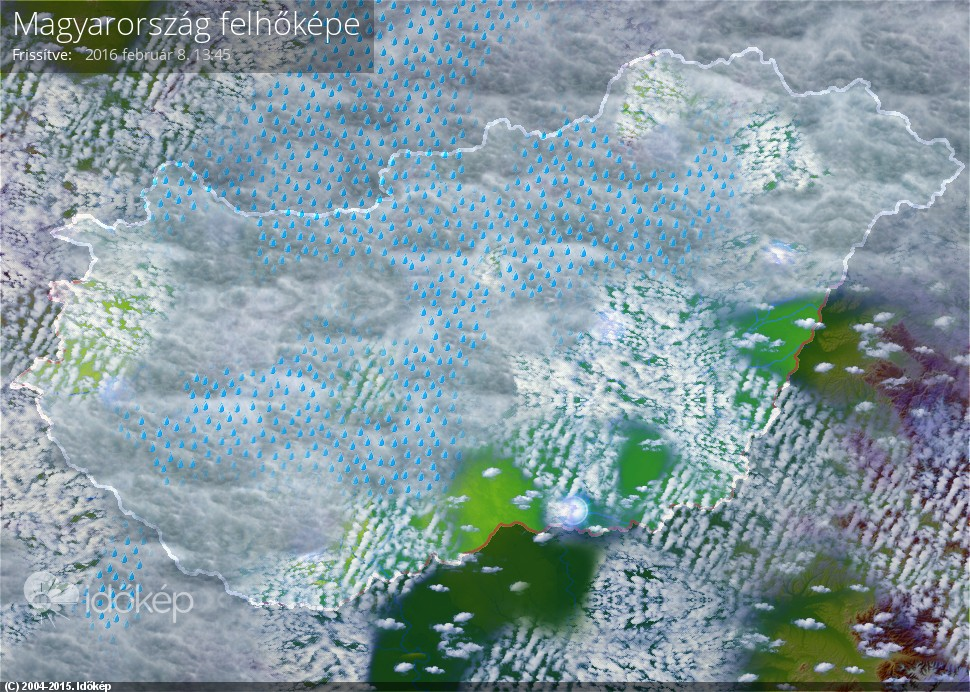
//> input picture HW2/image.jpg, 970 x 692 px
$ ./GUI ../../HW2/image.jpg   (built with g++ and OpenCV 4)
//> lines starting //> are read from the running program, lines starting //| are printed output that depends on the picture
#include <opencv2/core/core.hpp>
#include <opencv2/highgui/highgui.hpp>
#include <iostream>
#include <stdio.h>

using namespace cv;
using namespace std;


Mat createPerspectiveTraf(float angle, float skew, float dx, float dy, float scale1, float scale2, float persp1, float persp2) {
	Mat transformation(3, 3, CV_32F);

	//Offset (eltolas)

	Mat offsetTr = Mat::eye(3, 3, CV_32F);
	offsetTr.at<float>(0, 2) = dx;
	offsetTr.at<float>(1, 2) = dy;


	//Skew (nyiras)
	Mat skewTr = Mat::eye(3, 3, CV_32F);
	skewTr.at<float>(0, 1) = skew;

	//Scale (skalazas)
	Mat scaleTr = Mat::eye(3, 3, CV_32F);
	scaleTr.at<float>(0, 0) = scale1;
	scaleTr.at<float>(1, 1) = scale2;


	//Rotation (elforgatas)
	Mat rotTr = Mat::eye(3, 3, CV_32F);
	rotTr.at<float>(0, 0) = rotTr.at<float>(1, 1) = cos(angle);
	rotTr.at<float>(0, 1) = -sin(angle);
	rotTr.at<float>(1, 0) = sin(angle);

	/*
		cout <<offsetTr << endl;
		cout <<rotTr << endl;
		cout <<skewTr << endl;
		cout <<scaleTr << endl;
	*/


	//Concatenation of transformations (trafok egymas utani elvegzese)
	transformation = offsetTr * rotTr * skewTr * scaleTr;
	cout << "Affine Traf: " << transformation << endl;


	//Perspectivity (perspectiv resz):
	transformation.at<float>(2, 0) = persp1;
	transformation.at<float>(2, 1) = persp2;
	cout << "Perspective Traf: " << transformation << endl;


	return transformation;
}


//Kepeket eltranszformalja:

void transformImage(Mat origImg, Mat& newImage, Mat tr, bool isPerspective) {
	Mat invTr = tr.inv();
	const int WIDTH = origImg.cols;
	const int HEIGHT = origImg.rows;


	for (int x = 0;x < WIDTH;x++) for (int y = 0;y < HEIGHT;y++) {
		Mat pt(3, 1, CV_32F);
		pt.at<float>(0, 0) = x;
		pt.at<float>(1, 0) = y;
		pt.at<float>(2, 0) = 1.0;

		Mat ptTransformed = invTr * pt;
		//        cout <<pt <<endl;
		//        cout <<invTr <<endl;
		//        cout <<ptTransformed <<endl;
		if (isPerspective) ptTransformed = (1.0 / ptTransformed.at<float>(2, 0)) * ptTransformed;

		int newX = round(ptTransformed.at<float>(0, 0));
		int newY = round(ptTransformed.at<float>(1, 0));

		if ((newX >= 0) && (newX < WIDTH) && (newY >= 0) && (newY < HEIGHT)) newImage.at<Vec3b>(y, x) = origImg.at<Vec3b>(newY, newX);

		//        printf("x:%d y:%d newX:%d newY:%d\n",x,y,newY,newY);
	}
}

int main(int argc, char** argv)
{
	if (argc != 2)
	{
		cout << " Usage: display_image ImageToLoadAndDisplay" << endl;
		return -1;
	}

	Mat image;
	image = imread(argv[1]);   // Read the file
//> image is the input picture: 692 rows x 970 cols, CV_8UC3; mean B, G, R 160.6, 154.3, 133.3

	if (!image.data)                              // Check for invalid input
	{
		cout << "Could not open or find the image" << std::endl;
		return -1;
	}


	Mat tr = createPerspectiveTraf(0.2, 0.4, 200.0, 200.0, 0.5, 0.5, 0.001, 0.0002);
	//    cout <<tr.inv() <<endl;

	Mat transformedImage = Mat::zeros(image.size(), image.type());
	transformImage(image, transformedImage, tr, true);
//> after the loop in transformImage, `for (int x = 0;x < WIDTH;x++) for (int y = 0;y < HEIGHT;y++)`:
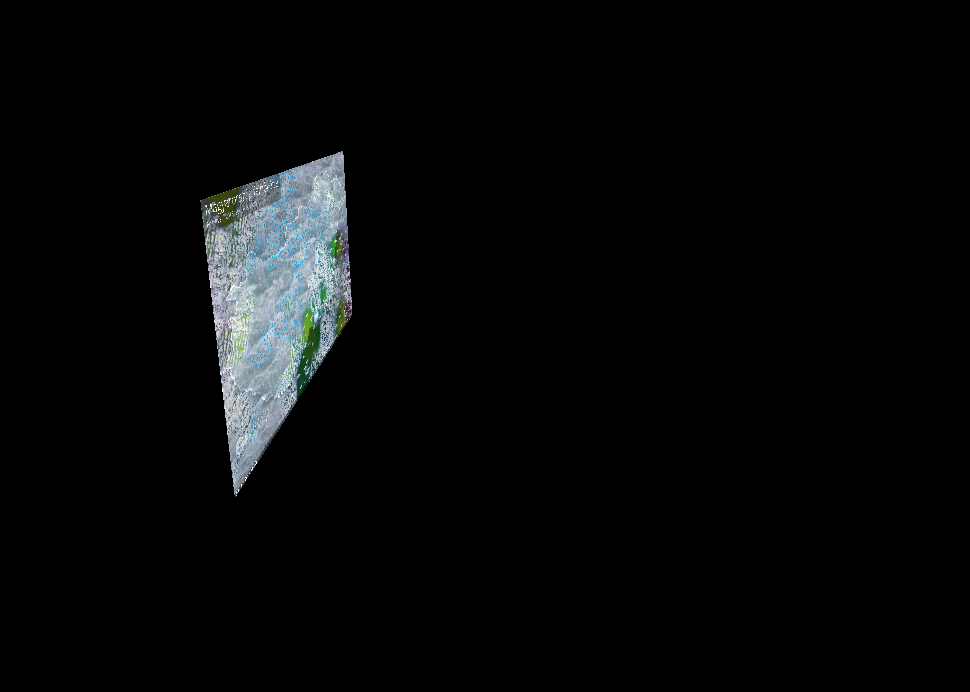
//> newImage: 692 rows x 970 cols, CV_8UC3; mean B, G, R 8, 7.6, 6.7

	Mat tr2 = createPerspectiveTraf(0.0, 0.0, 400.0, 400.0, 1.0, 1.0, 0.0, 0.0);
	transformImage(image, transformedImage, tr2, false);
//> call 2 of transformImage, with isPerspective = false
//> after the loop in transformImage (call 2), `for (int x = 0;x < WIDTH;x++) for (int y = 0;y < HEIGHT;y++)`:
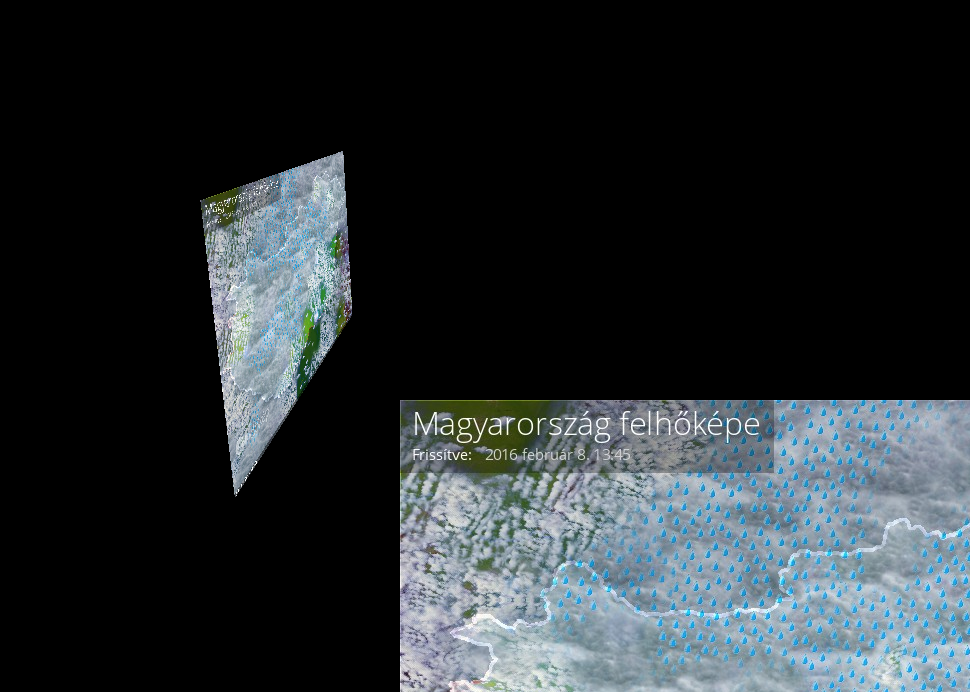
//> newImage: 692 rows x 970 cols, CV_8UC3; mean B, G, R 49.2, 46, 40

	namedWindow("Display window", WINDOW_AUTOSIZE);// Create a window for display.
	imshow("Display window", transformedImage);                   // Show our image inside it.
	waitKey(0);                                          // Wait for a keystroke in the window
	return 0;
}
